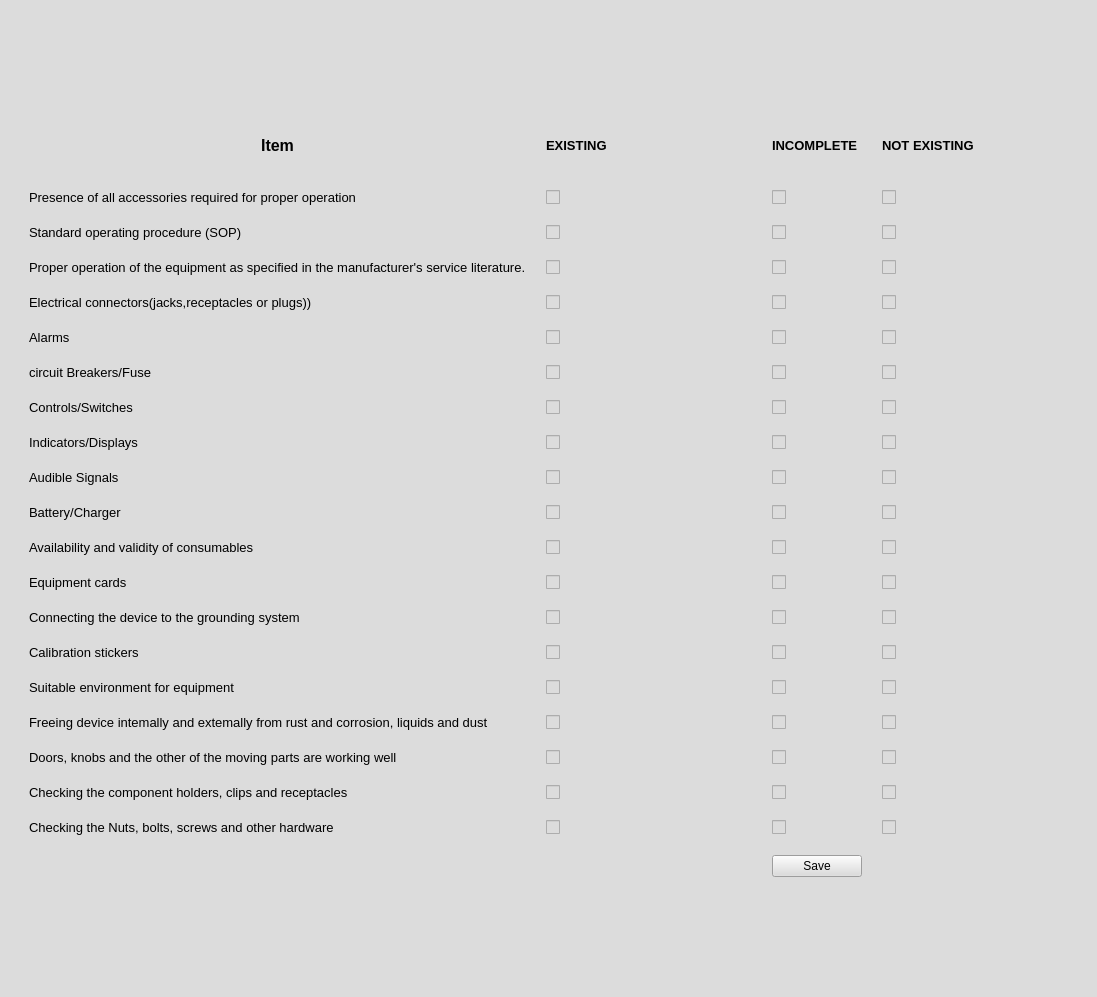
<?xml version="1.0" encoding="UTF-8"?>
<ui version="4.0">
 <class>MainWindow</class>
 <widget class="QMainWindow" name="MainWindow">
  <property name="geometry">
   <rect>
    <x>0</x>
    <y>0</y>
    <width>1097</width>
    <height>997</height>
   </rect>
  </property>
  <property name="font">
   <font>
    <weight>75</weight>
    <bold>true</bold>
   </font>
  </property>
  <property name="windowTitle">
   <string>Dialy Inspection</string>
  </property>
  <property name="styleSheet">
   <string notr="true">background-color: rgb(220, 220, 220);
</string>
  </property>
  <widget class="QWidget" name="centralwidget">
   <property name="styleSheet">
    <string notr="true"/>
   </property>
   <layout class="QGridLayout" name="gridLayout_2">
    <item row="0" column="0">
     <layout class="QGridLayout" name="gridLayout">
      <property name="leftMargin">
       <number>20</number>
      </property>
      <property name="spacing">
       <number>20</number>
      </property>
      <item row="5" column="4">
       <widget class="QCheckBox" name="check5_3">
        <property name="contextMenuPolicy">
         <enum>Qt::DefaultContextMenu</enum>
        </property>
        <property name="layoutDirection">
         <enum>Qt::LeftToRight</enum>
        </property>
        <property name="inputMethodHints">
         <set>Qt::ImhNone</set>
        </property>
        <property name="text">
         <string/>
        </property>
        <property name="checked">
         <bool>false</bool>
        </property>
        <property name="autoRepeat">
         <bool>false</bool>
        </property>
        <property name="autoExclusive">
         <bool>false</bool>
        </property>
        <property name="tristate">
         <bool>false</bool>
        </property>
       </widget>
      </item>
      <item row="4" column="3">
       <widget class="QCheckBox" name="check4_2">
        <property name="text">
         <string/>
        </property>
        <property name="autoExclusive">
         <bool>false</bool>
        </property>
       </widget>
      </item>
      <item row="13" column="3">
       <widget class="QCheckBox" name="check13_2">
        <property name="text">
         <string/>
        </property>
        <property name="autoExclusive">
         <bool>false</bool>
        </property>
       </widget>
      </item>
      <item row="3" column="3">
       <widget class="QCheckBox" name="check3_2">
        <property name="text">
         <string/>
        </property>
        <property name="autoExclusive">
         <bool>false</bool>
        </property>
       </widget>
      </item>
      <item row="2" column="4">
       <widget class="QCheckBox" name="check2_3">
        <property name="contextMenuPolicy">
         <enum>Qt::DefaultContextMenu</enum>
        </property>
        <property name="layoutDirection">
         <enum>Qt::LeftToRight</enum>
        </property>
        <property name="inputMethodHints">
         <set>Qt::ImhNone</set>
        </property>
        <property name="text">
         <string/>
        </property>
        <property name="checked">
         <bool>false</bool>
        </property>
        <property name="autoRepeat">
         <bool>false</bool>
        </property>
        <property name="autoExclusive">
         <bool>false</bool>
        </property>
        <property name="tristate">
         <bool>false</bool>
        </property>
       </widget>
      </item>
      <item row="1" column="3">
       <widget class="QCheckBox" name="check1_2">
        <property name="text">
         <string/>
        </property>
        <property name="autoExclusive">
         <bool>false</bool>
        </property>
       </widget>
      </item>
      <item row="2" column="3">
       <widget class="QCheckBox" name="check2_2">
        <property name="text">
         <string/>
        </property>
        <property name="autoExclusive">
         <bool>false</bool>
        </property>
       </widget>
      </item>
      <item row="8" column="3">
       <widget class="QCheckBox" name="check8_2">
        <property name="text">
         <string/>
        </property>
        <property name="autoExclusive">
         <bool>false</bool>
        </property>
       </widget>
      </item>
      <item row="3" column="4">
       <widget class="QCheckBox" name="check3_3">
        <property name="contextMenuPolicy">
         <enum>Qt::DefaultContextMenu</enum>
        </property>
        <property name="layoutDirection">
         <enum>Qt::LeftToRight</enum>
        </property>
        <property name="inputMethodHints">
         <set>Qt::ImhNone</set>
        </property>
        <property name="text">
         <string/>
        </property>
        <property name="checked">
         <bool>false</bool>
        </property>
        <property name="autoRepeat">
         <bool>false</bool>
        </property>
        <property name="autoExclusive">
         <bool>false</bool>
        </property>
        <property name="tristate">
         <bool>false</bool>
        </property>
       </widget>
      </item>
      <item row="0" column="1">
       <widget class="QLabel" name="label_21">
        <property name="font">
         <font>
          <pointsize>10</pointsize>
          <weight>75</weight>
          <bold>true</bold>
         </font>
        </property>
        <property name="text">
         <string>EXISTING</string>
        </property>
        <property name="alignment">
         <set>Qt::AlignLeading|Qt::AlignLeft|Qt::AlignVCenter</set>
        </property>
        <property name="margin">
         <number>15</number>
        </property>
       </widget>
      </item>
      <item row="20" column="3">
       <widget class="QCheckBox" name="check19_2">
        <property name="text">
         <string/>
        </property>
        <property name="autoExclusive">
         <bool>false</bool>
        </property>
       </widget>
      </item>
      <item row="12" column="3">
       <widget class="QCheckBox" name="check12_2">
        <property name="text">
         <string/>
        </property>
        <property name="autoExclusive">
         <bool>false</bool>
        </property>
       </widget>
      </item>
      <item row="17" column="3">
       <widget class="QCheckBox" name="check16_2">
        <property name="text">
         <string/>
        </property>
        <property name="autoExclusive">
         <bool>false</bool>
        </property>
       </widget>
      </item>
      <item row="4" column="4">
       <widget class="QCheckBox" name="check4_3">
        <property name="contextMenuPolicy">
         <enum>Qt::DefaultContextMenu</enum>
        </property>
        <property name="layoutDirection">
         <enum>Qt::LeftToRight</enum>
        </property>
        <property name="inputMethodHints">
         <set>Qt::ImhNone</set>
        </property>
        <property name="text">
         <string/>
        </property>
        <property name="checked">
         <bool>false</bool>
        </property>
        <property name="autoRepeat">
         <bool>false</bool>
        </property>
        <property name="autoExclusive">
         <bool>false</bool>
        </property>
        <property name="tristate">
         <bool>false</bool>
        </property>
       </widget>
      </item>
      <item row="1" column="0">
       <widget class="QLabel" name="label">
        <property name="font">
         <font>
          <family>MS Shell Dlg 2</family>
          <pointsize>10</pointsize>
          <weight>50</weight>
          <italic>false</italic>
          <bold>false</bold>
          <underline>false</underline>
          <strikeout>false</strikeout>
          <kerning>true</kerning>
         </font>
        </property>
        <property name="text">
         <string>Presence of all accessories required for proper operation</string>
        </property>
        <property name="margin">
         <number>5</number>
        </property>
       </widget>
      </item>
      <item row="4" column="1">
       <widget class="QCheckBox" name="check4_1">
        <property name="layoutDirection">
         <enum>Qt::LeftToRight</enum>
        </property>
        <property name="text">
         <string/>
        </property>
        <property name="autoExclusive">
         <bool>false</bool>
        </property>
       </widget>
      </item>
      <item row="13" column="1">
       <widget class="QCheckBox" name="check13_1">
        <property name="layoutDirection">
         <enum>Qt::LeftToRight</enum>
        </property>
        <property name="text">
         <string/>
        </property>
        <property name="autoExclusive">
         <bool>false</bool>
        </property>
       </widget>
      </item>
      <item row="1" column="1">
       <widget class="QCheckBox" name="check1_1">
        <property name="layoutDirection">
         <enum>Qt::LeftToRight</enum>
        </property>
        <property name="text">
         <string/>
        </property>
        <property name="autoExclusive">
         <bool>false</bool>
        </property>
       </widget>
      </item>
      <item row="15" column="0">
       <widget class="QLabel" name="label_17">
        <property name="font">
         <font>
          <family>MS Shell Dlg 2</family>
          <pointsize>10</pointsize>
          <weight>50</weight>
          <italic>false</italic>
          <bold>false</bold>
          <underline>false</underline>
          <strikeout>false</strikeout>
          <kerning>true</kerning>
         </font>
        </property>
        <property name="text">
         <string>Calibration stickers</string>
        </property>
        <property name="margin">
         <number>5</number>
        </property>
       </widget>
      </item>
      <item row="12" column="0">
       <widget class="QLabel" name="label_12">
        <property name="font">
         <font>
          <family>MS Shell Dlg 2</family>
          <pointsize>10</pointsize>
          <weight>50</weight>
          <italic>false</italic>
          <bold>false</bold>
          <underline>false</underline>
          <strikeout>false</strikeout>
          <kerning>true</kerning>
         </font>
        </property>
        <property name="text">
         <string>Equipment cards</string>
        </property>
        <property name="margin">
         <number>5</number>
        </property>
       </widget>
      </item>
      <item row="6" column="4">
       <widget class="QCheckBox" name="check6_3">
        <property name="contextMenuPolicy">
         <enum>Qt::DefaultContextMenu</enum>
        </property>
        <property name="layoutDirection">
         <enum>Qt::LeftToRight</enum>
        </property>
        <property name="inputMethodHints">
         <set>Qt::ImhNone</set>
        </property>
        <property name="text">
         <string/>
        </property>
        <property name="checked">
         <bool>false</bool>
        </property>
        <property name="autoRepeat">
         <bool>false</bool>
        </property>
        <property name="autoExclusive">
         <bool>false</bool>
        </property>
        <property name="tristate">
         <bool>false</bool>
        </property>
       </widget>
      </item>
      <item row="17" column="1">
       <widget class="QCheckBox" name="check16_1">
        <property name="layoutDirection">
         <enum>Qt::LeftToRight</enum>
        </property>
        <property name="text">
         <string/>
        </property>
        <property name="autoExclusive">
         <bool>false</bool>
        </property>
       </widget>
      </item>
      <item row="17" column="4">
       <widget class="QCheckBox" name="check16_3">
        <property name="contextMenuPolicy">
         <enum>Qt::DefaultContextMenu</enum>
        </property>
        <property name="layoutDirection">
         <enum>Qt::LeftToRight</enum>
        </property>
        <property name="inputMethodHints">
         <set>Qt::ImhNone</set>
        </property>
        <property name="text">
         <string/>
        </property>
        <property name="checked">
         <bool>false</bool>
        </property>
        <property name="autoRepeat">
         <bool>false</bool>
        </property>
        <property name="autoExclusive">
         <bool>false</bool>
        </property>
        <property name="tristate">
         <bool>false</bool>
        </property>
       </widget>
      </item>
      <item row="19" column="1">
       <widget class="QCheckBox" name="check18_1">
        <property name="layoutDirection">
         <enum>Qt::LeftToRight</enum>
        </property>
        <property name="text">
         <string/>
        </property>
        <property name="autoExclusive">
         <bool>false</bool>
        </property>
       </widget>
      </item>
      <item row="4" column="0">
       <widget class="QLabel" name="label_4">
        <property name="font">
         <font>
          <family>MS Shell Dlg 2</family>
          <pointsize>10</pointsize>
          <weight>50</weight>
          <italic>false</italic>
          <bold>false</bold>
          <underline>false</underline>
          <strikeout>false</strikeout>
          <kerning>true</kerning>
         </font>
        </property>
        <property name="text">
         <string>Electrical connectors(jacks,receptacles or plugs))</string>
        </property>
        <property name="margin">
         <number>5</number>
        </property>
       </widget>
      </item>
      <item row="9" column="0">
       <widget class="QLabel" name="label_9">
        <property name="font">
         <font>
          <family>MS Shell Dlg 2</family>
          <pointsize>10</pointsize>
          <weight>50</weight>
          <italic>false</italic>
          <bold>false</bold>
          <underline>false</underline>
          <strikeout>false</strikeout>
          <kerning>true</kerning>
         </font>
        </property>
        <property name="text">
         <string>Audible Signals</string>
        </property>
        <property name="margin">
         <number>5</number>
        </property>
       </widget>
      </item>
      <item row="18" column="1">
       <widget class="QCheckBox" name="check17_1">
        <property name="layoutDirection">
         <enum>Qt::LeftToRight</enum>
        </property>
        <property name="text">
         <string/>
        </property>
        <property name="autoExclusive">
         <bool>false</bool>
        </property>
       </widget>
      </item>
      <item row="15" column="1">
       <widget class="QCheckBox" name="check14_1">
        <property name="layoutDirection">
         <enum>Qt::LeftToRight</enum>
        </property>
        <property name="text">
         <string/>
        </property>
        <property name="autoExclusive">
         <bool>false</bool>
        </property>
       </widget>
      </item>
      <item row="3" column="1">
       <widget class="QCheckBox" name="check3_1">
        <property name="layoutDirection">
         <enum>Qt::LeftToRight</enum>
        </property>
        <property name="text">
         <string/>
        </property>
        <property name="autoExclusive">
         <bool>false</bool>
        </property>
       </widget>
      </item>
      <item row="2" column="1">
       <widget class="QCheckBox" name="check2_1">
        <property name="layoutDirection">
         <enum>Qt::LeftToRight</enum>
        </property>
        <property name="text">
         <string/>
        </property>
        <property name="autoExclusive">
         <bool>false</bool>
        </property>
       </widget>
      </item>
      <item row="7" column="1">
       <widget class="QCheckBox" name="check7_1">
        <property name="layoutDirection">
         <enum>Qt::LeftToRight</enum>
        </property>
        <property name="text">
         <string/>
        </property>
        <property name="autoExclusive">
         <bool>false</bool>
        </property>
       </widget>
      </item>
      <item row="0" column="3">
       <widget class="QLabel" name="label_22">
        <property name="font">
         <font>
          <pointsize>10</pointsize>
          <weight>75</weight>
          <bold>true</bold>
         </font>
        </property>
        <property name="text">
         <string>INCOMPLETE</string>
        </property>
        <property name="alignment">
         <set>Qt::AlignLeading|Qt::AlignLeft|Qt::AlignVCenter</set>
        </property>
        <property name="margin">
         <number>15</number>
        </property>
       </widget>
      </item>
      <item row="11" column="0">
       <widget class="QLabel" name="label_11">
        <property name="font">
         <font>
          <family>MS Shell Dlg 2</family>
          <pointsize>10</pointsize>
          <weight>50</weight>
          <italic>false</italic>
          <bold>false</bold>
          <underline>false</underline>
          <strikeout>false</strikeout>
          <kerning>true</kerning>
         </font>
        </property>
        <property name="text">
         <string>Availability and validity of consumables</string>
        </property>
        <property name="margin">
         <number>5</number>
        </property>
       </widget>
      </item>
      <item row="3" column="0">
       <widget class="QLabel" name="label_3">
        <property name="font">
         <font>
          <family>MS Shell Dlg 2</family>
          <pointsize>10</pointsize>
          <weight>50</weight>
          <italic>false</italic>
          <bold>false</bold>
          <underline>false</underline>
          <strikeout>false</strikeout>
          <kerning>true</kerning>
         </font>
        </property>
        <property name="text">
         <string>Proper operation of the equipment as specified in the manufacturer's service literature.</string>
        </property>
        <property name="margin">
         <number>5</number>
        </property>
       </widget>
      </item>
      <item row="10" column="1">
       <widget class="QCheckBox" name="check10_1">
        <property name="layoutDirection">
         <enum>Qt::LeftToRight</enum>
        </property>
        <property name="text">
         <string/>
        </property>
        <property name="autoExclusive">
         <bool>false</bool>
        </property>
       </widget>
      </item>
      <item row="5" column="0">
       <widget class="QLabel" name="label_5">
        <property name="font">
         <font>
          <family>MS Shell Dlg 2</family>
          <pointsize>10</pointsize>
          <weight>50</weight>
          <italic>false</italic>
          <bold>false</bold>
          <underline>false</underline>
          <strikeout>false</strikeout>
          <kerning>true</kerning>
         </font>
        </property>
        <property name="text">
         <string>Alarms</string>
        </property>
        <property name="margin">
         <number>5</number>
        </property>
       </widget>
      </item>
      <item row="8" column="0">
       <widget class="QLabel" name="label_8">
        <property name="font">
         <font>
          <family>MS Shell Dlg 2</family>
          <pointsize>10</pointsize>
          <weight>50</weight>
          <italic>false</italic>
          <bold>false</bold>
          <underline>false</underline>
          <strikeout>false</strikeout>
          <kerning>true</kerning>
         </font>
        </property>
        <property name="text">
         <string>Indicators/Displays</string>
        </property>
        <property name="margin">
         <number>5</number>
        </property>
       </widget>
      </item>
      <item row="10" column="0">
       <widget class="QLabel" name="label_10">
        <property name="font">
         <font>
          <family>MS Shell Dlg 2</family>
          <pointsize>10</pointsize>
          <weight>50</weight>
          <italic>false</italic>
          <bold>false</bold>
          <underline>false</underline>
          <strikeout>false</strikeout>
          <kerning>true</kerning>
         </font>
        </property>
        <property name="text">
         <string>Battery/Charger</string>
        </property>
        <property name="margin">
         <number>5</number>
        </property>
       </widget>
      </item>
      <item row="6" column="0">
       <widget class="QLabel" name="label_6">
        <property name="font">
         <font>
          <family>MS Shell Dlg 2</family>
          <pointsize>10</pointsize>
          <weight>50</weight>
          <italic>false</italic>
          <bold>false</bold>
          <underline>false</underline>
          <strikeout>false</strikeout>
          <kerning>true</kerning>
         </font>
        </property>
        <property name="text">
         <string>circuit Breakers/Fuse</string>
        </property>
        <property name="margin">
         <number>5</number>
        </property>
       </widget>
      </item>
      <item row="17" column="0">
       <widget class="QLabel" name="label_16">
        <property name="font">
         <font>
          <family>MS Shell Dlg 2</family>
          <pointsize>10</pointsize>
          <weight>50</weight>
          <italic>false</italic>
          <bold>false</bold>
          <underline>false</underline>
          <strikeout>false</strikeout>
          <kerning>true</kerning>
         </font>
        </property>
        <property name="text">
         <string>Freeing device intemally and extemally from rust and corrosion, liquids and dust</string>
        </property>
        <property name="margin">
         <number>5</number>
        </property>
       </widget>
      </item>
      <item row="16" column="0">
       <widget class="QLabel" name="label_15">
        <property name="font">
         <font>
          <family>MS Shell Dlg 2</family>
          <pointsize>10</pointsize>
          <weight>50</weight>
          <italic>false</italic>
          <bold>false</bold>
          <underline>false</underline>
          <strikeout>false</strikeout>
          <kerning>true</kerning>
         </font>
        </property>
        <property name="text">
         <string>Suitable environment for equipment</string>
        </property>
        <property name="margin">
         <number>5</number>
        </property>
       </widget>
      </item>
      <item row="20" column="0">
       <widget class="QLabel" name="label_19">
        <property name="font">
         <font>
          <family>MS Shell Dlg 2</family>
          <pointsize>10</pointsize>
          <weight>50</weight>
          <italic>false</italic>
          <bold>false</bold>
          <underline>false</underline>
          <strikeout>false</strikeout>
          <kerning>true</kerning>
         </font>
        </property>
        <property name="text">
         <string>Checking the Nuts, bolts, screws and other hardware</string>
        </property>
        <property name="margin">
         <number>5</number>
        </property>
       </widget>
      </item>
      <item row="15" column="4">
       <widget class="QCheckBox" name="check14_3">
        <property name="contextMenuPolicy">
         <enum>Qt::DefaultContextMenu</enum>
        </property>
        <property name="layoutDirection">
         <enum>Qt::LeftToRight</enum>
        </property>
        <property name="inputMethodHints">
         <set>Qt::ImhNone</set>
        </property>
        <property name="text">
         <string/>
        </property>
        <property name="checked">
         <bool>false</bool>
        </property>
        <property name="autoRepeat">
         <bool>false</bool>
        </property>
        <property name="autoExclusive">
         <bool>false</bool>
        </property>
        <property name="tristate">
         <bool>false</bool>
        </property>
       </widget>
      </item>
      <item row="19" column="0">
       <widget class="QLabel" name="label_18">
        <property name="font">
         <font>
          <family>MS Shell Dlg 2</family>
          <pointsize>10</pointsize>
          <weight>50</weight>
          <italic>false</italic>
          <bold>false</bold>
          <underline>false</underline>
          <strikeout>false</strikeout>
          <kerning>true</kerning>
         </font>
        </property>
        <property name="text">
         <string>Checking the component holders, clips and receptacles</string>
        </property>
        <property name="margin">
         <number>5</number>
        </property>
       </widget>
      </item>
      <item row="13" column="0">
       <widget class="QLabel" name="label_13">
        <property name="font">
         <font>
          <family>MS Shell Dlg 2</family>
          <pointsize>10</pointsize>
          <weight>50</weight>
          <italic>false</italic>
          <bold>false</bold>
          <underline>false</underline>
          <strikeout>false</strikeout>
          <kerning>true</kerning>
         </font>
        </property>
        <property name="text">
         <string>Connecting the device to the grounding system</string>
        </property>
        <property name="margin">
         <number>5</number>
        </property>
       </widget>
      </item>
      <item row="11" column="1">
       <widget class="QCheckBox" name="check11_1">
        <property name="layoutDirection">
         <enum>Qt::LeftToRight</enum>
        </property>
        <property name="text">
         <string/>
        </property>
        <property name="autoExclusive">
         <bool>false</bool>
        </property>
       </widget>
      </item>
      <item row="18" column="0">
       <widget class="QLabel" name="label_14">
        <property name="font">
         <font>
          <family>MS Shell Dlg 2</family>
          <pointsize>10</pointsize>
          <weight>50</weight>
          <italic>false</italic>
          <bold>false</bold>
          <underline>false</underline>
          <strikeout>false</strikeout>
          <kerning>true</kerning>
         </font>
        </property>
        <property name="text">
         <string>Doors, knobs and the other of the moving parts are working well</string>
        </property>
        <property name="margin">
         <number>5</number>
        </property>
       </widget>
      </item>
      <item row="20" column="1">
       <widget class="QCheckBox" name="check19_1">
        <property name="layoutDirection">
         <enum>Qt::LeftToRight</enum>
        </property>
        <property name="text">
         <string/>
        </property>
        <property name="autoExclusive">
         <bool>false</bool>
        </property>
       </widget>
      </item>
      <item row="13" column="4">
       <widget class="QCheckBox" name="check13_3">
        <property name="contextMenuPolicy">
         <enum>Qt::DefaultContextMenu</enum>
        </property>
        <property name="layoutDirection">
         <enum>Qt::LeftToRight</enum>
        </property>
        <property name="inputMethodHints">
         <set>Qt::ImhNone</set>
        </property>
        <property name="text">
         <string/>
        </property>
        <property name="checked">
         <bool>false</bool>
        </property>
        <property name="autoRepeat">
         <bool>false</bool>
        </property>
        <property name="autoExclusive">
         <bool>false</bool>
        </property>
        <property name="tristate">
         <bool>false</bool>
        </property>
       </widget>
      </item>
      <item row="16" column="4">
       <widget class="QCheckBox" name="check15_3">
        <property name="contextMenuPolicy">
         <enum>Qt::DefaultContextMenu</enum>
        </property>
        <property name="layoutDirection">
         <enum>Qt::LeftToRight</enum>
        </property>
        <property name="inputMethodHints">
         <set>Qt::ImhNone</set>
        </property>
        <property name="text">
         <string/>
        </property>
        <property name="checked">
         <bool>false</bool>
        </property>
        <property name="autoRepeat">
         <bool>false</bool>
        </property>
        <property name="autoExclusive">
         <bool>false</bool>
        </property>
        <property name="tristate">
         <bool>false</bool>
        </property>
       </widget>
      </item>
      <item row="10" column="4">
       <widget class="QCheckBox" name="check10_3">
        <property name="contextMenuPolicy">
         <enum>Qt::DefaultContextMenu</enum>
        </property>
        <property name="layoutDirection">
         <enum>Qt::LeftToRight</enum>
        </property>
        <property name="inputMethodHints">
         <set>Qt::ImhNone</set>
        </property>
        <property name="text">
         <string/>
        </property>
        <property name="checked">
         <bool>false</bool>
        </property>
        <property name="autoRepeat">
         <bool>false</bool>
        </property>
        <property name="autoExclusive">
         <bool>false</bool>
        </property>
        <property name="tristate">
         <bool>false</bool>
        </property>
       </widget>
      </item>
      <item row="16" column="3">
       <widget class="QCheckBox" name="check15_2">
        <property name="text">
         <string/>
        </property>
        <property name="autoExclusive">
         <bool>false</bool>
        </property>
       </widget>
      </item>
      <item row="12" column="4">
       <widget class="QCheckBox" name="check12_3">
        <property name="contextMenuPolicy">
         <enum>Qt::DefaultContextMenu</enum>
        </property>
        <property name="layoutDirection">
         <enum>Qt::LeftToRight</enum>
        </property>
        <property name="inputMethodHints">
         <set>Qt::ImhNone</set>
        </property>
        <property name="text">
         <string/>
        </property>
        <property name="checked">
         <bool>false</bool>
        </property>
        <property name="autoRepeat">
         <bool>false</bool>
        </property>
        <property name="autoExclusive">
         <bool>false</bool>
        </property>
        <property name="tristate">
         <bool>false</bool>
        </property>
       </widget>
      </item>
      <item row="18" column="3">
       <widget class="QCheckBox" name="check17_2">
        <property name="text">
         <string/>
        </property>
        <property name="autoExclusive">
         <bool>false</bool>
        </property>
       </widget>
      </item>
      <item row="7" column="4">
       <widget class="QCheckBox" name="check7_3">
        <property name="contextMenuPolicy">
         <enum>Qt::DefaultContextMenu</enum>
        </property>
        <property name="layoutDirection">
         <enum>Qt::LeftToRight</enum>
        </property>
        <property name="inputMethodHints">
         <set>Qt::ImhNone</set>
        </property>
        <property name="text">
         <string/>
        </property>
        <property name="checked">
         <bool>false</bool>
        </property>
        <property name="autoRepeat">
         <bool>false</bool>
        </property>
        <property name="autoExclusive">
         <bool>false</bool>
        </property>
        <property name="tristate">
         <bool>false</bool>
        </property>
       </widget>
      </item>
      <item row="6" column="1">
       <widget class="QCheckBox" name="check6_1">
        <property name="layoutDirection">
         <enum>Qt::LeftToRight</enum>
        </property>
        <property name="text">
         <string/>
        </property>
        <property name="autoExclusive">
         <bool>false</bool>
        </property>
       </widget>
      </item>
      <item row="19" column="4">
       <widget class="QCheckBox" name="check18_3">
        <property name="contextMenuPolicy">
         <enum>Qt::DefaultContextMenu</enum>
        </property>
        <property name="layoutDirection">
         <enum>Qt::LeftToRight</enum>
        </property>
        <property name="inputMethodHints">
         <set>Qt::ImhNone</set>
        </property>
        <property name="text">
         <string/>
        </property>
        <property name="checked">
         <bool>false</bool>
        </property>
        <property name="autoRepeat">
         <bool>false</bool>
        </property>
        <property name="autoExclusive">
         <bool>false</bool>
        </property>
        <property name="tristate">
         <bool>false</bool>
        </property>
       </widget>
      </item>
      <item row="8" column="4">
       <widget class="QCheckBox" name="check8_3">
        <property name="contextMenuPolicy">
         <enum>Qt::DefaultContextMenu</enum>
        </property>
        <property name="layoutDirection">
         <enum>Qt::LeftToRight</enum>
        </property>
        <property name="inputMethodHints">
         <set>Qt::ImhNone</set>
        </property>
        <property name="text">
         <string/>
        </property>
        <property name="checked">
         <bool>false</bool>
        </property>
        <property name="autoRepeat">
         <bool>false</bool>
        </property>
        <property name="autoExclusive">
         <bool>false</bool>
        </property>
        <property name="tristate">
         <bool>false</bool>
        </property>
       </widget>
      </item>
      <item row="9" column="4">
       <widget class="QCheckBox" name="check9_3">
        <property name="contextMenuPolicy">
         <enum>Qt::DefaultContextMenu</enum>
        </property>
        <property name="layoutDirection">
         <enum>Qt::LeftToRight</enum>
        </property>
        <property name="inputMethodHints">
         <set>Qt::ImhNone</set>
        </property>
        <property name="text">
         <string/>
        </property>
        <property name="checked">
         <bool>false</bool>
        </property>
        <property name="autoRepeat">
         <bool>false</bool>
        </property>
        <property name="autoExclusive">
         <bool>false</bool>
        </property>
        <property name="tristate">
         <bool>false</bool>
        </property>
       </widget>
      </item>
      <item row="18" column="4">
       <widget class="QCheckBox" name="check17_3">
        <property name="contextMenuPolicy">
         <enum>Qt::DefaultContextMenu</enum>
        </property>
        <property name="layoutDirection">
         <enum>Qt::LeftToRight</enum>
        </property>
        <property name="inputMethodHints">
         <set>Qt::ImhNone</set>
        </property>
        <property name="text">
         <string/>
        </property>
        <property name="checked">
         <bool>false</bool>
        </property>
        <property name="autoRepeat">
         <bool>false</bool>
        </property>
        <property name="autoExclusive">
         <bool>false</bool>
        </property>
        <property name="tristate">
         <bool>false</bool>
        </property>
       </widget>
      </item>
      <item row="2" column="0">
       <widget class="QLabel" name="label_2">
        <property name="font">
         <font>
          <family>MS Shell Dlg 2</family>
          <pointsize>10</pointsize>
          <weight>50</weight>
          <italic>false</italic>
          <bold>false</bold>
          <underline>false</underline>
          <strikeout>false</strikeout>
          <kerning>true</kerning>
         </font>
        </property>
        <property name="text">
         <string>Standard operating procedure (SOP)</string>
        </property>
        <property name="margin">
         <number>5</number>
        </property>
       </widget>
      </item>
      <item row="7" column="0">
       <widget class="QLabel" name="label_7">
        <property name="font">
         <font>
          <family>MS Shell Dlg 2</family>
          <pointsize>10</pointsize>
          <weight>50</weight>
          <italic>false</italic>
          <bold>false</bold>
          <underline>false</underline>
          <strikeout>false</strikeout>
          <kerning>true</kerning>
         </font>
        </property>
        <property name="text">
         <string>Controls/Switches</string>
        </property>
        <property name="margin">
         <number>5</number>
        </property>
       </widget>
      </item>
      <item row="9" column="1">
       <widget class="QCheckBox" name="check9_1">
        <property name="layoutDirection">
         <enum>Qt::LeftToRight</enum>
        </property>
        <property name="text">
         <string/>
        </property>
        <property name="autoExclusive">
         <bool>false</bool>
        </property>
       </widget>
      </item>
      <item row="5" column="1">
       <widget class="QCheckBox" name="check5_1">
        <property name="layoutDirection">
         <enum>Qt::LeftToRight</enum>
        </property>
        <property name="text">
         <string/>
        </property>
        <property name="autoExclusive">
         <bool>false</bool>
        </property>
       </widget>
      </item>
      <item row="0" column="0">
       <widget class="QLabel" name="label_20">
        <property name="maximumSize">
         <size>
          <width>16777215</width>
          <height>50</height>
         </size>
        </property>
        <property name="font">
         <font>
          <pointsize>12</pointsize>
          <weight>75</weight>
          <bold>true</bold>
          <stylestrategy>PreferDefault</stylestrategy>
         </font>
        </property>
        <property name="contextMenuPolicy">
         <enum>Qt::DefaultContextMenu</enum>
        </property>
        <property name="text">
         <string>Item</string>
        </property>
        <property name="alignment">
         <set>Qt::AlignCenter</set>
        </property>
        <property name="margin">
         <number>15</number>
        </property>
       </widget>
      </item>
      <item row="9" column="3">
       <widget class="QCheckBox" name="check9_2">
        <property name="text">
         <string/>
        </property>
        <property name="autoExclusive">
         <bool>false</bool>
        </property>
       </widget>
      </item>
      <item row="15" column="3">
       <widget class="QCheckBox" name="check14_2">
        <property name="text">
         <string/>
        </property>
        <property name="autoExclusive">
         <bool>false</bool>
        </property>
       </widget>
      </item>
      <item row="11" column="4">
       <widget class="QCheckBox" name="check11_3">
        <property name="contextMenuPolicy">
         <enum>Qt::DefaultContextMenu</enum>
        </property>
        <property name="layoutDirection">
         <enum>Qt::LeftToRight</enum>
        </property>
        <property name="inputMethodHints">
         <set>Qt::ImhNone</set>
        </property>
        <property name="text">
         <string/>
        </property>
        <property name="checked">
         <bool>false</bool>
        </property>
        <property name="autoRepeat">
         <bool>false</bool>
        </property>
        <property name="autoExclusive">
         <bool>false</bool>
        </property>
        <property name="tristate">
         <bool>false</bool>
        </property>
       </widget>
      </item>
      <item row="16" column="1">
       <widget class="QCheckBox" name="check15_1">
        <property name="layoutDirection">
         <enum>Qt::LeftToRight</enum>
        </property>
        <property name="text">
         <string/>
        </property>
        <property name="autoExclusive">
         <bool>false</bool>
        </property>
       </widget>
      </item>
      <item row="8" column="1">
       <widget class="QCheckBox" name="check8_1">
        <property name="layoutDirection">
         <enum>Qt::LeftToRight</enum>
        </property>
        <property name="text">
         <string/>
        </property>
        <property name="autoExclusive">
         <bool>false</bool>
        </property>
       </widget>
      </item>
      <item row="12" column="1">
       <widget class="QCheckBox" name="check12_1">
        <property name="layoutDirection">
         <enum>Qt::LeftToRight</enum>
        </property>
        <property name="text">
         <string/>
        </property>
        <property name="autoExclusive">
         <bool>false</bool>
        </property>
       </widget>
      </item>
      <item row="6" column="3">
       <widget class="QCheckBox" name="check6_2">
        <property name="text">
         <string/>
        </property>
        <property name="autoExclusive">
         <bool>false</bool>
        </property>
       </widget>
      </item>
      <item row="5" column="3">
       <widget class="QCheckBox" name="check5_2">
        <property name="text">
         <string/>
        </property>
        <property name="autoExclusive">
         <bool>false</bool>
        </property>
       </widget>
      </item>
      <item row="7" column="3">
       <widget class="QCheckBox" name="check7_2">
        <property name="text">
         <string/>
        </property>
        <property name="autoExclusive">
         <bool>false</bool>
        </property>
       </widget>
      </item>
      <item row="1" column="4">
       <widget class="QCheckBox" name="check1_3">
        <property name="contextMenuPolicy">
         <enum>Qt::DefaultContextMenu</enum>
        </property>
        <property name="layoutDirection">
         <enum>Qt::LeftToRight</enum>
        </property>
        <property name="inputMethodHints">
         <set>Qt::ImhNone</set>
        </property>
        <property name="text">
         <string/>
        </property>
        <property name="checked">
         <bool>false</bool>
        </property>
        <property name="autoRepeat">
         <bool>false</bool>
        </property>
        <property name="autoExclusive">
         <bool>false</bool>
        </property>
        <property name="tristate">
         <bool>false</bool>
        </property>
       </widget>
      </item>
      <item row="0" column="4">
       <widget class="QLabel" name="label_23">
        <property name="font">
         <font>
          <pointsize>10</pointsize>
          <weight>75</weight>
          <bold>true</bold>
         </font>
        </property>
        <property name="text">
         <string>NOT EXISTING</string>
        </property>
        <property name="alignment">
         <set>Qt::AlignLeading|Qt::AlignLeft|Qt::AlignVCenter</set>
        </property>
        <property name="margin">
         <number>15</number>
        </property>
       </widget>
      </item>
      <item row="11" column="3">
       <widget class="QCheckBox" name="check11_2">
        <property name="text">
         <string/>
        </property>
        <property name="autoExclusive">
         <bool>false</bool>
        </property>
       </widget>
      </item>
      <item row="20" column="4">
       <widget class="QCheckBox" name="check19_3">
        <property name="contextMenuPolicy">
         <enum>Qt::DefaultContextMenu</enum>
        </property>
        <property name="layoutDirection">
         <enum>Qt::LeftToRight</enum>
        </property>
        <property name="inputMethodHints">
         <set>Qt::ImhNone</set>
        </property>
        <property name="text">
         <string/>
        </property>
        <property name="checked">
         <bool>false</bool>
        </property>
        <property name="autoRepeat">
         <bool>false</bool>
        </property>
        <property name="autoExclusive">
         <bool>false</bool>
        </property>
        <property name="tristate">
         <bool>false</bool>
        </property>
       </widget>
      </item>
      <item row="19" column="3">
       <widget class="QCheckBox" name="check18_2">
        <property name="text">
         <string/>
        </property>
        <property name="autoExclusive">
         <bool>false</bool>
        </property>
       </widget>
      </item>
      <item row="10" column="3">
       <widget class="QCheckBox" name="check10_2">
        <property name="text">
         <string/>
        </property>
        <property name="autoExclusive">
         <bool>false</bool>
        </property>
       </widget>
      </item>
      <item row="21" column="3">
       <widget class="QPushButton" name="save">
        <property name="maximumSize">
         <size>
          <width>90</width>
          <height>16777215</height>
         </size>
        </property>
        <property name="text">
         <string>Save</string>
        </property>
       </widget>
      </item>
     </layout>
    </item>
   </layout>
  </widget>
 </widget>
 <resources/>
 <connections/>
</ui>
